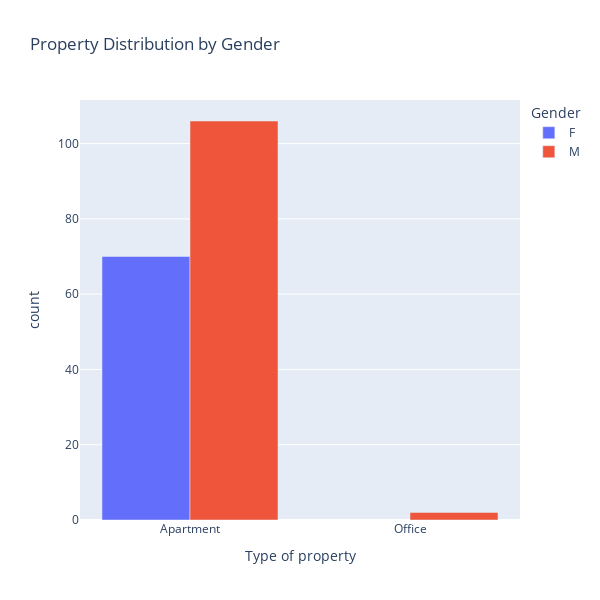

Notebook code cell kept with this figure:
### Code cell
df_plot = gp.reset_index()
fig = px.bar( df_plot, x='Type of property', y='count', color='Gender', barmode='group', title='Property Distribution by Gender', width=600, 
    height=600
)
fig.show()

### Figure 1 — Plotly figure (JSON) as saved in the notebook; plotly's stock layout.template omitted (floating-point values rounded to 4 significant figures)
{"data": [{"alignmentgroup": "True", "hovertemplate": "Gender=F<br>Type of property=%{x}<br>count=%{y}<extra></extra>", "legendgroup": "F", "marker": {"color": "#636efa", "pattern": {"shape": ""}}, "name": "F", "offsetgroup": "F", "orientation": "v", "showlegend": true, "textposition": "auto", "type": "bar", "x": ["Apartment"], "xaxis": "x", "y": [70], "yaxis": "y"}, {"alignmentgroup": "True", "hovertemplate": "Gender=M<br>Type of property=%{x}<br>count=%{y}<extra></extra>", "legendgroup": "M", "marker": {"color": "#EF553B", "pattern": {"shape": ""}}, "name": "M", "offsetgroup": "M", "orientation": "v", "showlegend": true, "textposition": "auto", "type": "bar", "x": ["Apartment", "Office"], "xaxis": "x", "y": [106, 2], "yaxis": "y"}], "layout": {"barmode": "group", "height": 600, "legend": {"title": {"text": "Gender"}, "tracegroupgap": 0}, "title": {"text": "Property Distribution by Gender"}, "width": 600, "xaxis": {"anchor": "y", "domain": [0, 1], "title": {"text": "Type of property"}}, "yaxis": {"anchor": "x", "domain": [0, 1], "title": {"text": "count"}}}}
